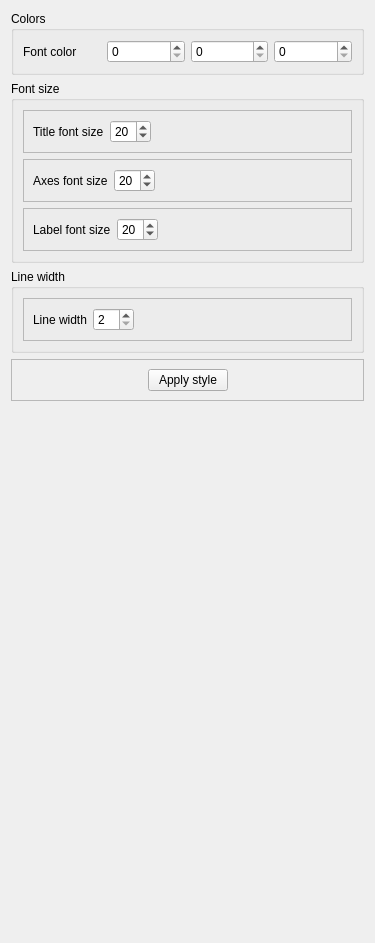
          <widget class="QWidget" name="tab_33">
           <attribute name="title">
            <string>View 2D</string>
           </attribute>
           <layout class="QVBoxLayout" name="verticalLayout_58">
            <item>
             <widget class="QGroupBox" name="groupBox_9">
              <property name="enabled">
               <bool>true</bool>
              </property>
              <property name="minimumSize">
               <size>
                <width>0</width>
                <height>0</height>
               </size>
              </property>
              <property name="title">
               <string>Colors</string>
              </property>
              <layout class="QHBoxLayout" name="horizontalLayout_125">
               <item>
                <widget class="QLabel" name="label_32">
                 <property name="text">
                  <string>Font color</string>
                 </property>
                </widget>
               </item>
               <item>
                <widget class="QSpinBox" name="Form2DFontColorR">
                 <property name="maximum">
                  <number>255</number>
                 </property>
                </widget>
               </item>
               <item>
                <widget class="QSpinBox" name="Form2DFontColorG">
                 <property name="maximum">
                  <number>255</number>
                 </property>
                </widget>
               </item>
               <item>
                <widget class="QSpinBox" name="Form2DFontColorB">
                 <property name="maximum">
                  <number>255</number>
                 </property>
                </widget>
               </item>
              </layout>
             </widget>
            </item>
            <item>
             <widget class="QGroupBox" name="groupBox_10">
              <property name="enabled">
               <bool>true</bool>
              </property>
              <property name="minimumSize">
               <size>
                <width>0</width>
                <height>0</height>
               </size>
              </property>
              <property name="title">
               <string>Font size</string>
              </property>
              <layout class="QVBoxLayout" name="verticalLayout_45">
               <item>
                <widget class="QFrame" name="frame_38">
                 <property name="frameShape">
                  <enum>QFrame::StyledPanel</enum>
                 </property>
                 <property name="frameShadow">
                  <enum>QFrame::Raised</enum>
                 </property>
                 <layout class="QHBoxLayout" name="horizontalLayout_20">
                  <item>
                   <widget class="QLabel" name="label_91">
                    <property name="text">
                     <string>Title font size</string>
                    </property>
                   </widget>
                  </item>
                  <item>
                   <widget class="QSpinBox" name="FormTitleFontSize">
                    <property name="minimum">
                     <number>1</number>
                    </property>
                    <property name="value">
                     <number>20</number>
                    </property>
                   </widget>
                  </item>
                  <item>
                   <spacer name="horizontalSpacer_73">
                    <property name="orientation">
                     <enum>Qt::Horizontal</enum>
                    </property>
                    <property name="sizeHint" stdset="0">
                     <size>
                      <width>40</width>
                      <height>20</height>
                     </size>
                    </property>
                   </spacer>
                  </item>
                 </layout>
                </widget>
               </item>
               <item>
                <widget class="QFrame" name="frame_32">
                 <property name="frameShape">
                  <enum>QFrame::StyledPanel</enum>
                 </property>
                 <property name="frameShadow">
                  <enum>QFrame::Raised</enum>
                 </property>
                 <layout class="QHBoxLayout" name="horizontalLayout_21">
                  <item>
                   <widget class="QLabel" name="label_34">
                    <property name="text">
                     <string>Axes font size</string>
                    </property>
                   </widget>
                  </item>
                  <item>
                   <widget class="QSpinBox" name="FormAxesFontSize">
                    <property name="minimum">
                     <number>1</number>
                    </property>
                    <property name="value">
                     <number>20</number>
                    </property>
                   </widget>
                  </item>
                  <item>
                   <spacer name="horizontalSpacer_18">
                    <property name="orientation">
                     <enum>Qt::Horizontal</enum>
                    </property>
                    <property name="sizeHint" stdset="0">
                     <size>
                      <width>187</width>
                      <height>20</height>
                     </size>
                    </property>
                   </spacer>
                  </item>
                 </layout>
                </widget>
               </item>
               <item>
                <widget class="QFrame" name="frame_33">
                 <property name="frameShape">
                  <enum>QFrame::StyledPanel</enum>
                 </property>
                 <property name="frameShadow">
                  <enum>QFrame::Raised</enum>
                 </property>
                 <layout class="QHBoxLayout" name="horizontalLayout_25">
                  <item>
                   <widget class="QLabel" name="label_40">
                    <property name="text">
                     <string>Label font size</string>
                    </property>
                   </widget>
                  </item>
                  <item>
                   <widget class="QSpinBox" name="FormLabelFontSize">
                    <property name="minimum">
                     <number>1</number>
                    </property>
                    <property name="value">
                     <number>20</number>
                    </property>
                   </widget>
                  </item>
                  <item>
                   <spacer name="horizontalSpacer_67">
                    <property name="orientation">
                     <enum>Qt::Horizontal</enum>
                    </property>
                    <property name="sizeHint" stdset="0">
                     <size>
                      <width>40</width>
                      <height>20</height>
                     </size>
                    </property>
                   </spacer>
                  </item>
                 </layout>
                </widget>
               </item>
              </layout>
             </widget>
            </item>
            <item>
             <widget class="QGroupBox" name="groupBox_17">
              <property name="minimumSize">
               <size>
                <width>0</width>
                <height>0</height>
               </size>
              </property>
              <property name="title">
               <string>Line width</string>
              </property>
              <layout class="QVBoxLayout" name="verticalLayout_76">
               <item>
                <widget class="QFrame" name="frame_121">
                 <property name="frameShape">
                  <enum>QFrame::StyledPanel</enum>
                 </property>
                 <property name="frameShadow">
                  <enum>QFrame::Raised</enum>
                 </property>
                 <layout class="QHBoxLayout" name="horizontalLayout_126">
                  <item>
                   <widget class="QLabel" name="label_28">
                    <property name="text">
                     <string>Line width</string>
                    </property>
                   </widget>
                  </item>
                  <item>
                   <widget class="QSpinBox" name="Form2DLineWidth">
                    <property name="minimum">
                     <number>2</number>
                    </property>
                   </widget>
                  </item>
                  <item>
                   <spacer name="horizontalSpacer_88">
                    <property name="orientation">
                     <enum>Qt::Horizontal</enum>
                    </property>
                    <property name="sizeHint" stdset="0">
                     <size>
                      <width>208</width>
                      <height>20</height>
                     </size>
                    </property>
                   </spacer>
                  </item>
                 </layout>
                </widget>
               </item>
              </layout>
             </widget>
            </item>
            <item>
             <widget class="QFrame" name="frame_120">
              <property name="frameShape">
               <enum>QFrame::StyledPanel</enum>
              </property>
              <property name="frameShadow">
               <enum>QFrame::Raised</enum>
              </property>
              <layout class="QHBoxLayout" name="horizontalLayout_34">
               <item>
                <spacer name="horizontalSpacer_86">
                 <property name="orientation">
                  <enum>Qt::Horizontal</enum>
                 </property>
                 <property name="sizeHint" stdset="0">
                  <size>
                   <width>117</width>
                   <height>20</height>
                  </size>
                 </property>
                </spacer>
               </item>
               <item>
                <widget class="QPushButton" name="FormStylesFor2DGraph">
                 <property name="text">
                  <string>Apply style</string>
                 </property>
                </widget>
               </item>
               <item>
                <spacer name="horizontalSpacer_87">
                 <property name="orientation">
                  <enum>Qt::Horizontal</enum>
                 </property>
                 <property name="sizeHint" stdset="0">
                  <size>
                   <width>117</width>
                   <height>20</height>
                  </size>
                 </property>
                </spacer>
               </item>
              </layout>
             </widget>
            </item>
            <item>
             <spacer name="verticalSpacer_27">
              <property name="orientation">
               <enum>Qt::Vertical</enum>
              </property>
              <property name="sizeHint" stdset="0">
               <size>
                <width>20</width>
                <height>531</height>
               </size>
              </property>
             </spacer>
            </item>
           </layout>
          </widget>
